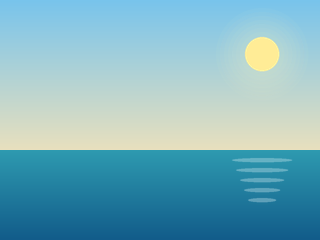
#> input picture artpack_sample/sky.png, 320 x 240 px, found by its file name
$ python preview_ships.py
#> lines starting #> are read from the running program, lines starting #| are printed output that depends on the picture
#!/usr/bin/env python3
"""Render a contact sheet of the five ship tiers from a packed art pack.

Shows ship_t0..ship_t4 each on the sky/sea backdrop so you can judge the
raft -> galleon evolution at a glance.

Usage:
    python tools/preview_ships.py [art_dir] [--out FILE]

Default: art_dir=artpack_sample, out=<art_dir>/ships_check.png

Requires Pillow:  pip install pillow
"""

import argparse
import os
import sys

try:
    from PIL import Image, ImageDraw
except ImportError:
    sys.exit("Pillow is required.  Install it with:  pip install pillow")

TIER_NAMES = ["raft", "sloop", "brig", "frigate", "galleon"]
CELL_W, CELL_H, LABEL_H = 170, 150, 20


def load(path):
    return Image.open(path).convert("RGBA") if os.path.exists(path) else None


def backdrop(sky):
    """A CELL_W x CELL_H sky/sea slice, from sky.png if present else a gradient."""
    cell = Image.new("RGB", (CELL_W, CELL_H))
    if sky is not None:
        # sample the middle of the real sky so the horizon shows in the cell
        crop = sky.convert("RGB").resize((CELL_W, 240))
        cell.paste(crop.crop((0, 60, CELL_W, 60 + CELL_H)), (0, 0))
    else:
        px = cell.load()
        for y in range(CELL_H):
            t = y / (CELL_H - 1)
            if y < CELL_H * 0.6:
                px_row = (120, 196, 236)
            else:
                px_row = (30, 120, 155)
            for x in range(CELL_W):
                px[x, y] = px_row
    return cell


def main():
    ap = argparse.ArgumentParser()
    ap.add_argument("art_dir", nargs="?", default="artpack_sample")
    ap.add_argument("--out", default=None)
    a = ap.parse_args()
    if not os.path.isdir(a.art_dir):
        sys.exit(f"art dir not found: {a.art_dir}")

    sky = load(os.path.join(a.art_dir, "sky.png"))
#> in load, returned value is the input picture: PIL image 320x240 RGBA; mean R, G, B, A 124.1, 177.9, 190.7, 255
    sheet = Image.new("RGB", (CELL_W * 5, CELL_H + LABEL_H), (18, 24, 36))
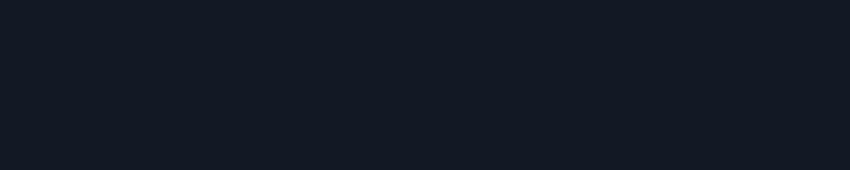
#> sheet: PIL image 850x170 RGB; mean R, G, B 18, 24, 36
    d = ImageDraw.Draw(sheet)
    found = 0
    for t in range(5):
        cell = backdrop(sky)
#> in backdrop, `cell = Image.new("RGB", (CELL_W, CELL_H))`: cell: PIL image 170x150 RGB; every value is 0
#> in backdrop, `crop = sky.convert("RGB").resize((CELL_W, 240))`:
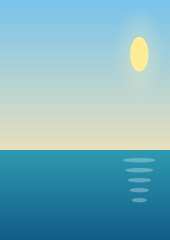
#> crop: PIL image 170x240 RGB; mean R, G, B 124.1, 177.9, 190.7
#> in backdrop, `cell.paste(crop.crop((0, 60, CELL_W, 60 + CELL_H)), (0, 0))`:
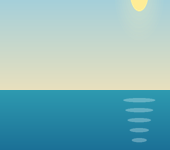
#> cell: PIL image 170x150 RGB; mean R, G, B 135.2, 183.2, 187.1
        ship = load(os.path.join(a.art_dir, f"ship_t{t}.png"))
        if ship is not None:
            found += 1
            cell.paste(ship, ((CELL_W - ship.width) // 2,
                              (CELL_H - ship.height) // 2 + 6), ship)
        else:
            ImageDraw.Draw(cell).text((CELL_W // 2 - 18, CELL_H // 2), "(none)",
                                      fill=(200, 200, 200))
        sheet.paste(cell, (t * CELL_W, 0))
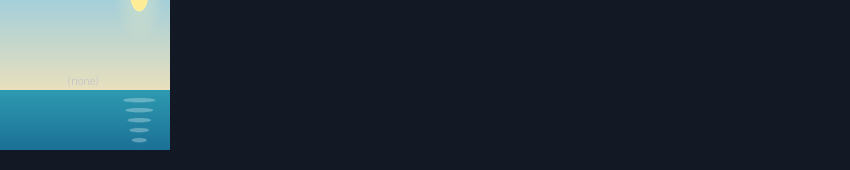
#> sheet: PIL image 850x170 RGB; mean R, G, B 38.7, 52.1, 62.7
        d.text((t * CELL_W + 8, CELL_H + 5),
               f"t{t}  {TIER_NAMES[t]}", fill=(240, 224, 150))
        d.line([(t * CELL_W, 0), (t * CELL_W, CELL_H)], fill=(18, 24, 36), width=2)

    out = a.out or os.path.join(a.art_dir, "ships_check.png")
    sheet.save(out)
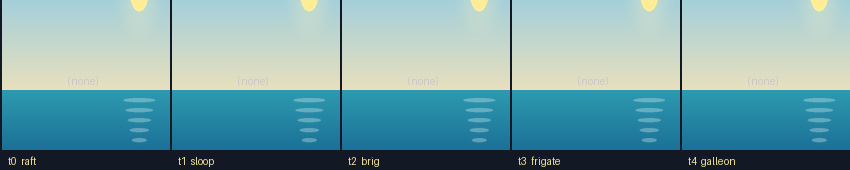
#> saved as ships_check.png: PIL image 850x170 RGB; mean R, G, B 120.8, 163.4, 168.1
    print(f"Wrote {out} ({found}/5 ship tiers found)")


if __name__ == "__main__":
    main()
